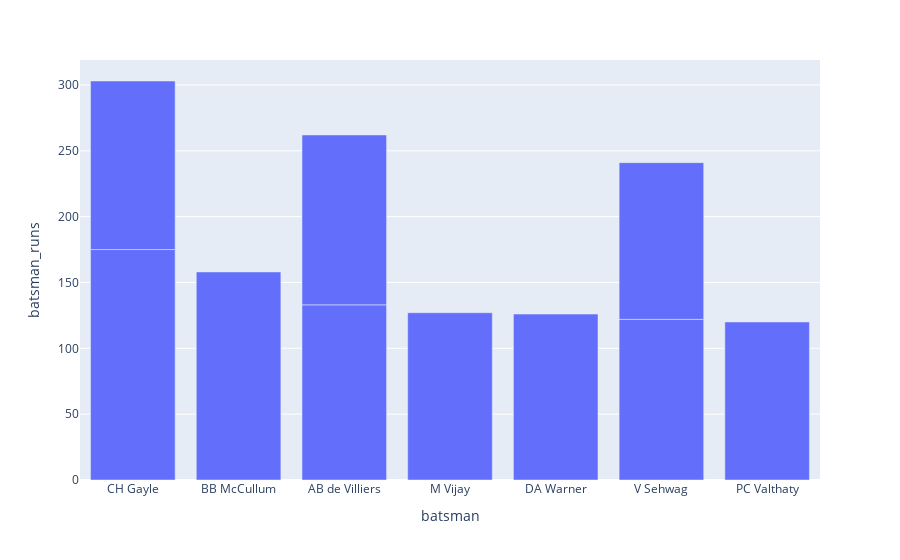

Notebook cell for this chart:
### Code cell
px.bar(top_scorer,x='batsman',y='batsman_runs')

### Figure 1 — Plotly figure (JSON) as saved in the notebook; plotly's stock layout.template omitted (floating-point values rounded to 4 significant figures)
{"data": [{"alignmentgroup": "True", "hovertemplate": "batsman=%{x}<br>batsman_runs=%{y}<extra></extra>", "legendgroup": "", "marker": {"color": "#636efa", "pattern": {"shape": ""}}, "name": "", "offsetgroup": "", "orientation": "v", "showlegend": false, "textposition": "auto", "type": "bar", "x": ["CH Gayle", "BB McCullum", "AB de Villiers", "AB de Villiers", "CH Gayle", "M Vijay", "DA Warner", "V Sehwag", "PC Valthaty", "V Sehwag"], "xaxis": "x", "y": [175, 158, 133, 129, 128, 127, 126, 122, 120, 119], "yaxis": "y"}], "layout": {"barmode": "relative", "legend": {"tracegroupgap": 0}, "margin": {"t": 60}, "xaxis": {"anchor": "y", "domain": [0, 1], "title": {"text": "batsman"}}, "yaxis": {"anchor": "x", "domain": [0, 1], "title": {"text": "batsman_runs"}}}}
